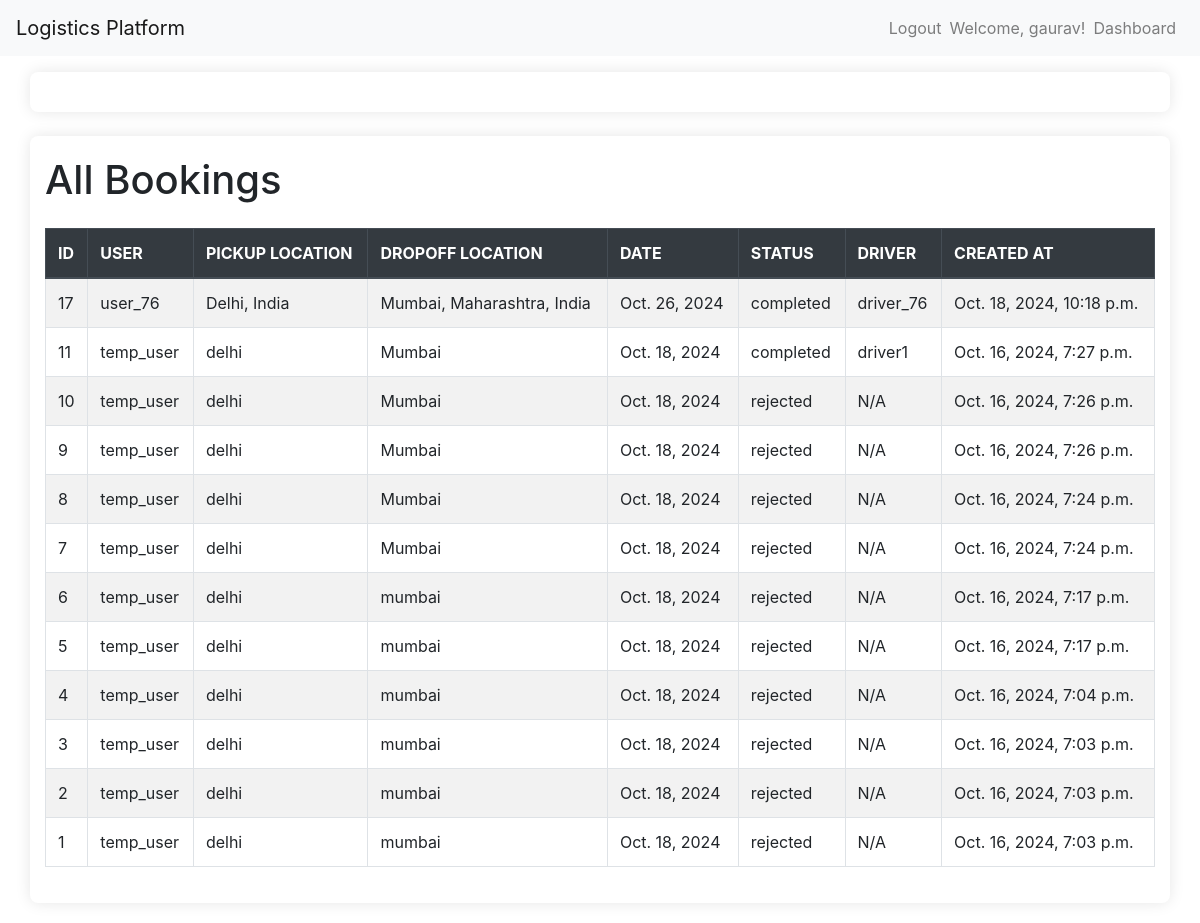
/accounts/admin_dashboard/view_all_bookings/ (signed in), run on an earlier commit of the app's database.
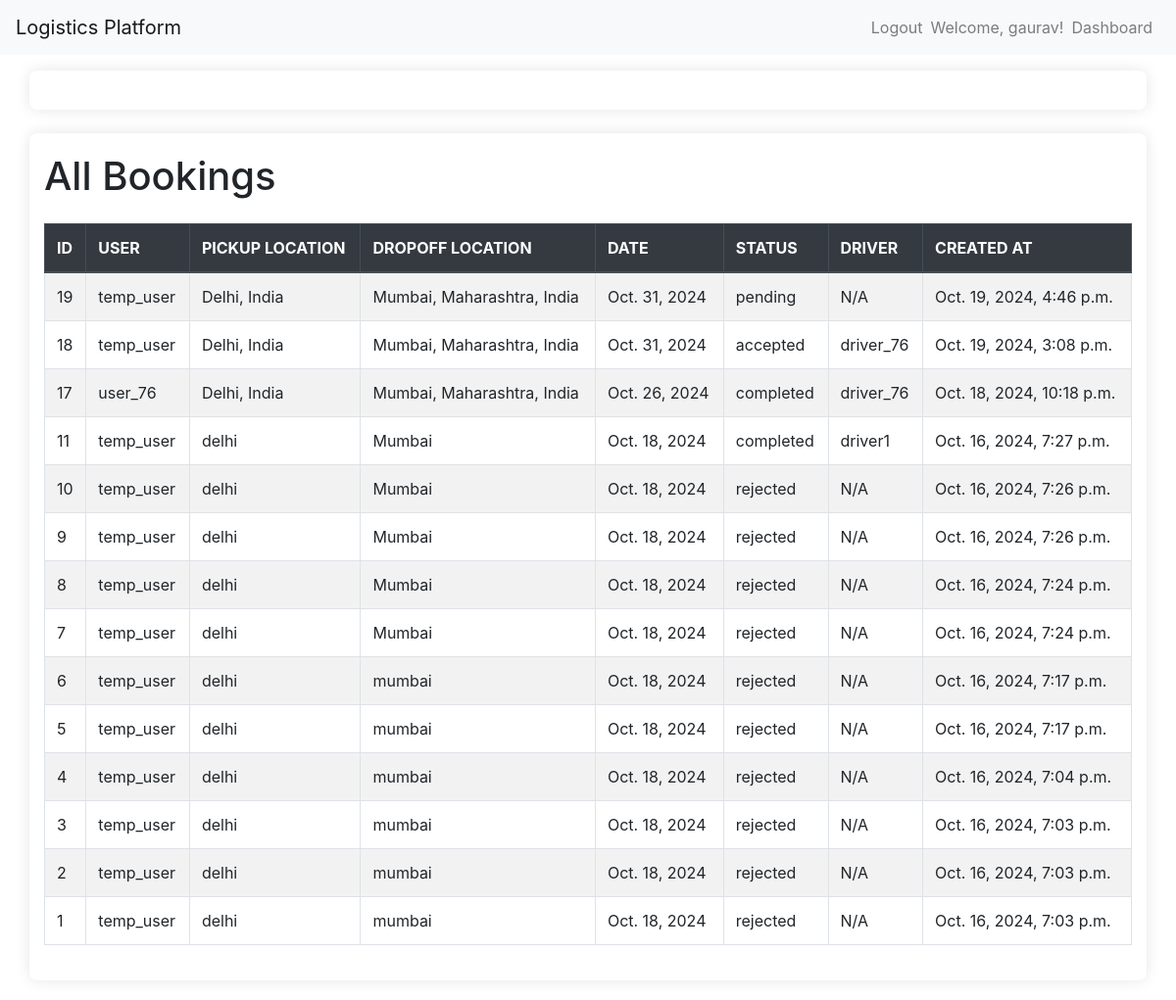
And on a later commit of the database.
### bookings/models.py (models this page shows, shortened)
class Booking(models.Model):
    STATUS_CHOICES = [
        ('pending', 'Pending'),
        ('confirmed', 'Confirmed'),
        ('accepted', 'Accepted'),
        ('rejected', 'Rejected'),
        ('pending', 'Pending'),
        ('accepted', 'Accepted'),
        ('en_route_to_pickup', 'En Route to Pickup'),
        ('goods_collected', 'Goods Collected'),
        ('delivered', 'Delivered'),
        ('completed', 'Completed'),
    ]
    user = models.ForeignKey(User, on_delete=models.CASCADE)
    pickup_location = models.CharField(max_length=255)
    dropoff_location = models.CharField(max_length=255)
    vehicle_type = models.ForeignKey(VehicleType, on_delete=models.CASCADE)
    date = models.DateField()
    created_at = models.DateTimeField(auto_now_add=True)
    distance = models.DecimalField(max_digits=10, decimal_places=2, null=True, blank=True)
    estimated_cost = models.DecimalField(max_digits=10, decimal_places=2, null=True, blank=True)
    status = models.CharField(max_length=20, choices=STATUS_CHOICES, default='pending')
    driver = models.ForeignKey(User, related_name='driver_bookings', null=True, blank=True, on_delete=models.SET_NULL)
    start_time = models.DateTimeField(null=True, blank=True)  # When the trip starts
    end_time = models.DateTimeField(null=True, blank=True)    # When the trip ends

### accounts/decorators.py (the view)
        def _wrapped_view(request, *args, **kwargs):
            if request.user.profile.role in allowed_roles:
                return view_func(request, *args, **kwargs)
            else:
                return HttpResponseForbidden("You are not authorized to view this page.")

### accounts/views.py (called while the page is built)
@login_required
@role_required(allowed_roles=['admin'])
def view_all_bookings(request):
    bookings = Booking.objects.all().order_by('-created_at')
    return render(request, 'accounts/view_all_bookings.html', {'bookings': bookings})

### accounts/templates/accounts/view_all_bookings.html (shortened to what this page needs)
{% extends 'accounts/admin_base.html' %}
{% block extra_css %}
    <link rel="stylesheet" href="https://stackpath.bootstrapcdn.com/bootstrap/4.5.2/css/bootstrap.min.css">
{% endblock %}
{% block content %}
<div class="container mt-4">
    <h1 class="mb-4">All Bookings</h1>
    <table class="table table-bordered table-striped">
        <thead class="thead-dark">
            <tr>
                <th>ID</th>
                <th>User</th>
                <th>Pickup Location</th>
                <th>Dropoff Location</th>
                <th>Date</th>
                <th>Status</th>
                <th>Driver</th>
                <th>Created At</th>
            </tr>
        </thead>
        <tbody>
            {% for booking in bookings %}
            <tr>
                <td>{{ booking.id }}</td>
                <td>{{ booking.user.username }}</td>
                <td>{{ booking.pickup_location }}</td>
                <td>{{ booking.dropoff_location }}</td>
                <td>{{ booking.date }}</td>
                <td>{{ booking.status }}</td>
                <td>
                    {% if booking.driver %}
                        {{ booking.driver.username }}
                    {% else %}
                        N/A
                    {% endif %}
                </td>
                <td>{{ booking.created_at }}</td>
            </tr>
            {% endfor %}
        </tbody>
    </table>
</div>
{% endblock %}

What changed in the data, as far as the page shows it:
added Booking: id "19", user.username "temp_user", pickup_location "Delhi, India", dropoff_location "Mumbai, Maharashtra, India", date "Oct. 31, 2024", status "pending", shows "N/A", created_at "Oct. 19, 2024, 4:46 p.m."
added Booking: id "18", user.username "temp_user", pickup_location "Delhi, India", dropoff_location "Mumbai, Maharashtra, India", date "Oct. 31, 2024", status "accepted", driver.username "driver_76", created_at "Oct. 19, 2024, 3:08 p.m."
